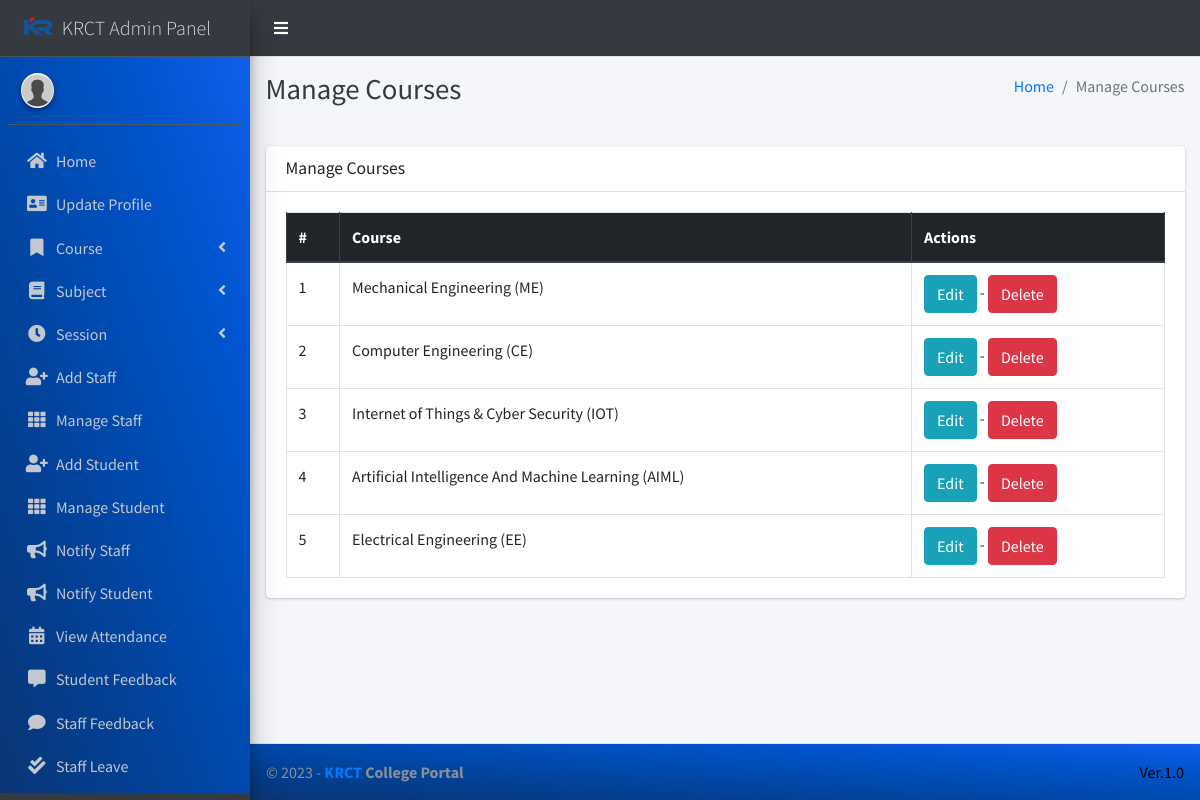
Page /course/manage/ (signed in) on the committed database.
### main_app/models.py (models this page shows, shortened)
class Course(models.Model):
    name = models.CharField(max_length=120)
    created_at = models.DateTimeField(auto_now_add=True)
    updated_at = models.DateTimeField(auto_now=True)

### main_app/hod_views.py (the view)
# urls.py: path("course/manage/", hod_views.manage_course, name="manage_course"),
def manage_course(request):
    courses = Course.objects.all()
    context = {"courses": courses, "page_title": "Manage Courses"}
    return render(request, "hod_template/manage_course.html", context)

### main_app/models.py (called while the page is built)
    def __str__(self):
        return self.first_name + " " + self.last_name

### main_app/templates/hod_template/manage_course.html
{% extends 'main_app/base.html' %}
{% load static %}
{% block page_title %}{{page_title}}{% endblock page_title %}
{% block content %}
<section class="content">
    <div class="container-fluid">
        <div class="row">
            <div class="col-md-12">
                <div class="card">
                    <div class="card-header">
                        <h3 class="card-title">{{page_title}}</h3>
                    </div>
                    <div class="card-body">
                        <table id="example2" class="table table-bordered table-hover">
                            <thead class="thead-dark">
                                <tr>
                                    <th>#</th>
                                    <th>Course</th>
                                    <th>Actions</th>
                                </tr>
                            </thead>
                            <tbody>
                                {% for course in courses %}
                                <tr>
                                    <td>{{ forloop.counter }}</td>
                                    <td>{{course.name}}</td>
                                    <td>
                                        <a href="{% url 'edit_course' course.id %}" class="btn btn-info">Edit</a> -
                                        <a href="{% url 'delete_course' course.id %}" onclick="return confirm('Are you sure you want to delete this course ?')" class="btn btn-danger">Delete</a>
                                    </td>
                                </tr>
                                {% endfor %}
                            </tbody>
                        </table>
                    </div>
                </div>
            </div>
        </div>
    </div>
</section>
{% endblock content %}

### rows in the picture
Course: name "Mechanical Engineering (ME)"
Course: name "Computer Engineering (CE)"
Course: name "Internet of Things & Cyber Security (IOT)"
Course: name "Artificial Intelligence And Machine Learning (AIML)"
Course: name "Electrical Engineering (EE)"

### other values in the picture
{{ page_title }} "Manage Courses"
